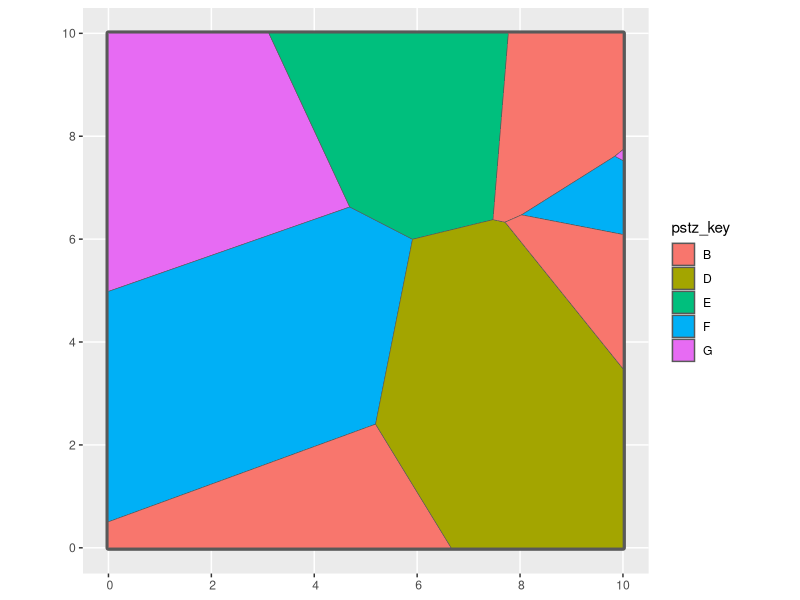
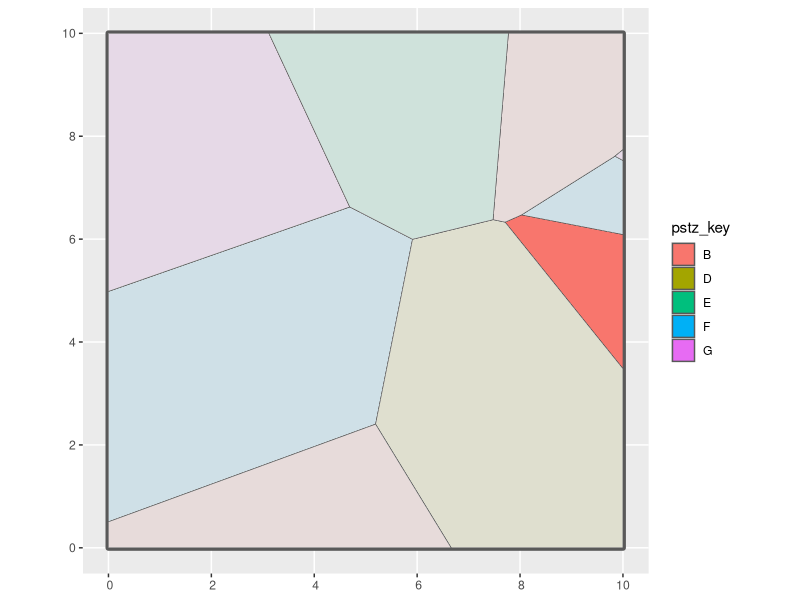
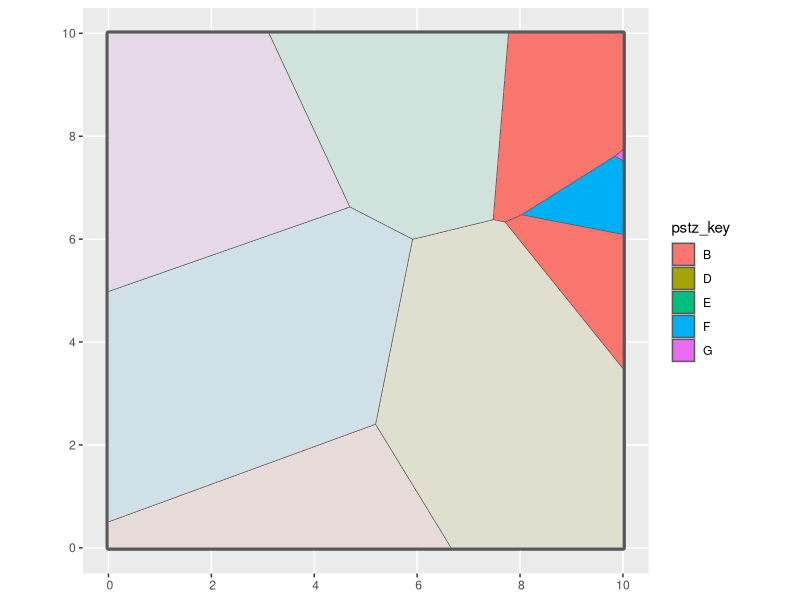

Write the R code that produced these figures, in order. (Note: this script raises an error after producing the figures.)
#' Determine the sample size for n provisional seed transfer zones in an area
#' 
#' @description Intersect a vector data file of provisional seed transfer zones (PSTZs) (`pstz`) with the range of a focal taxon (`x`) and selects `n` seed zones (sz) to sample.
#' If fewer than n seed zones exist in the range of the species, then extra samples are added to the seed zones to meet the required `n` using a user specified method. 
#' 
#' 
#' This function has built in support for the official PSTZS FROM XXX created by the USFS, will work on other data sets with minimal user transformation to the input data and column specifications.  
#' If more seed zones exist across the range of the species than n (uncommon),  select a method to determine how samples are selected. 
#' Methods include: 
#'    - 1) `Largest` sampling from the largest seed zones by area
#'    - 2) `Smallest` smallest seed zones by area 
#'    - 3) `Most` the seed zones with the most disconnected habitat (measured by the number of polygons). 
#'    - 4) `Assist-warm` the seed zones with warmest climate 
#'    - 5) `Assist-drier`  the seed zones with the largest difference in warm and cold metrics
#' 
#' Each of these methods then returns the largest polygon within the criterion. 
#' 
#' A note on 'polygons'. 
#' Simple features are able to store polygon data in two main formats, a 'MULTIPOLYGON', where all individual polygons composing a class are stored collectively, or as 'POLYGONS' where each individual polygon is a unique entry within the class. 
#' 'Polygons' are generally used when two areas of the same class are discontinuous, and an analyst wants to easily analyze them separately.
#' 'MULTIPOLYGONS' are generally created by an analyst interested in understanding properties of the entire class, e.g. a single provisional seed zone. 
#' The function will test and cast 'MULTIPOLYGONS' to polygons, but this will incur overhead while iterating across data sets, it is best for you to cast the data to POLYGONS (as shown below).
#' 
#' @param x sf/tibble/data frame. A range of species as a simple feature (sf) object. 
#' @param n Numeric. desired total number of samples across this range
#' @param pstz sf/tibble/data frame. Provisional seed transfer zone vector data file (~shapefile) from PUBLICATION, loaded as an sf object. 
#' @param decrease_method Character. One of 'Largest', 'Smallest', 'Most', 'Assist-warm', 'Assist-drier'. See description for details. Default = 'Largest'. 
#' @param increase_method Character. One of 'Largest', 'Smallest', 'Most', 'Assist-warm', 'Assist-drier'. See description for details. Default = 'Largest'. 
#' @param warmest_col Character. Name of the variable with the information regarding WARMEST ... 
#' @param precip_range Character. Name of the variable with the information regarding COLEST ... 
#' @param group_col Character. Name of the grouping variable which identifies the unique pstzs. 
#' @examples 
#' 
#' 
#' @export
sample_pstz <- function(x, n = 20, pstz, pstz_key,
                        decrease_method = c("Largest","Smallest","Most","Assist-warm","Assist-drier"),
                        increase_method = c("Largest","Smallest","Most","Assist-warm","Assist-drier"),
                        warmest_col = NULL, precip_col = NULL) {
  decrease_method <- match.arg(decrease_method)
  increase_method <- match.arg(increase_method)
  
  if (missing(x) || missing(pstz) || missing(pstz_key)) {
    stop("Must supply x (range), pstz (zones), and pstz_key (group column name).")
  }

  # If climate-based methods are requested, check that the columns are provided.
  if (decrease_method %in% c("Assist-warm","Assist-drier") || 
      increase_method %in% c("Assist-warm","Assist-drier")) {
    if (decrease_method == "Assist-warm" || increase_method == "Assist-warm") {
      if (is.null(warmest_col) || !(warmest_col %in% names(pstz))) {
        stop("For Assist-warm, you must supply a valid warmest_col present in pstz.")
      }
    }
    if (decrease_method == "Assist-drier" || increase_method == "Assist-drier") {
      if (is.null(precip_col) || !(precip_col %in% names(pstz))) {
        stop("For Assist-drier, you must supply a valid precip_col present in pstz.")
      }
    }
  }
  
  sf::st_agr(x) <- "constant"
  sf::st_agr(pstz) <- "constant"
  
  # ensure all geometries are polygons (flatten MULTIPOLYGON or GEOMETRYCOLLECTIONs)
  pstz_poly <- sf::st_intersection(pstz, x)
  if (!all(sf::st_geometry_type(pstz_poly) == "POLYGON")) {
    pstz_poly <- sf::st_collection_extract(pstz_poly, "POLYGON", warn = FALSE)
  }
  pstz_poly <- sf::st_make_valid(pstz_poly)
  sf::st_agr(pstz_poly) <- "constant"

  # subset zones to those intersecting x
  pstz_sub <- sf::st_intersection(pstz_poly, x)
  if (!all(sf::st_geometry_type(pstz_sub) == "POLYGON")) {
    pstz_sub <- sf::st_collection_extract(pstz_sub, "POLYGON", warn = FALSE)
  }
  pstz_sub <- sf::st_make_valid(pstz_sub)
  
  if (nrow(pstz_sub) == 0) {
    warning("No PSTZ polygons intersect species range.")
    return(NULL)
  }
  
  # compute area for each polygon (units: e.g. m^2 by default; convert to hectares or keep as is)
  pstz_sub <- pstz_sub %>%
    dplyr::mutate(poly_area = units::set_units(sf::st_area(geometry), "m^2"))
  
  # compute zone-level summary: total area and polygon count
  zone_summary <- pstz_sub %>%
    sf::st_drop_geometry() %>%
    dplyr::group_by(!!sym(pstz_key)) %>%
    dplyr::summarise(
      Polygon_ct = n(),
      total_area_m2 = sum(poly_area), 
      .groups = 'drop'
    ) %>%
    dplyr::ungroup()
  
  # if climate-based methods, join the climate columns from original pstz to zone_summary
  # (assumes those columns are uniform per PSTZ key, or you define a rule)
  if ("Assist-warm" %in% c(decrease_method, increase_method)) {
    cs <- pstz_poly %>%
      sf::st_drop_geometry() %>%
      dplyr::select(!!sym(pstz_key), !!sym(warmest_col)) %>%
      dplyr::distinct()
    zone_summary <- zone_summary %>%
      dplyr::left_join(cs, by = pstz_key)
  }
  if ("Assist-drier" %in% c(decrease_method, increase_method)) {
    ps <- pstz_poly %>%
      sf::st_drop_geometry() %>%
      dplyr::select(!!sym(pstz_key), !!sym(precip_col)) %>%
      dplyr::distinct()
    zone_summary <- zone_summary %>%
      dplyr::left_join(ps, by = pstz_key)
  }

  # which zones exist in the intersection
  zones <- zone_summary[[pstz_key]]
  n_zones <- length(zones)
  
  if (n_zones == 0) {
    warning("No seed zones overlapping range after intersection.")
    return(NULL)
  }
  
  # Helper to rank zones based on method
  rank_zones <- function(df, method) {
    # df must contain total_area_m2, Polygon_ct, plus optionally climate columns
    if (method == "Largest") {
      dplyr::arrange(df, desc(total_area_m2))
    } else if (method == "Smallest") {
      dplyr::arrange(df, total_area_m2)
    } else if (method == "Most") {
      dplyr::arrange(df, desc(Polygon_ct))
    } else if (method == "Assist-warm") {
      dplyr::arrange(df, desc(.data[[warmest_col]]))
    } else if (method == "Assist-drier") {
      df %>% dplyr::arrange(.data[[precip_col]])  # assume smaller precip → drier
    } else {
      stop("Unknown method: ", method)
    }
  }
  
  if (n == n_zones) {
    # one sample per zone  ; pick the largest polygon in each zone
    result <- pstz_sub %>%
      dplyr::group_by(!!sym(pstz_key)) %>%
      dplyr::slice_max(order_by = poly_area, n = 1) %>%
      dplyr::ungroup()
    return(result)
  }
  
  if (n < n_zones) {
    # need to select a subset of zones (n of them), then one polygon per selected zone
    ranked <- rank_zones(zone_summary, decrease_method)
    selected <- ranked[1:n, ][[pstz_key]]
    
    result <- pstz_sub %>%
      dplyr::filter(.data[[pstz_key]] %in% selected) %>%
      dplyr::group_by(!!sym(pstz_key)) %>%
      dplyr::slice_max(order_by = poly_area, n = 1) %>%
      dplyr::ungroup()
    
    return(result)
  }
  
  # case: n > n_zones → assign multiple samples per zone
  # strategy: assign one per zone, then assign the remainder to zones in descending polygon-size
  base <- rep(1, n_zones)
  remainder <- n - n_zones
  
  ranked <- rank_zones(zone_summary, increase_method)
  # distribute extra: give +1 to top zones until remainder used up
  extra <- rep(0, n_zones)
  extra[1:remainder] <- 1
  allocation <- tibble(
    !!pstz_key := ranked[[pstz_key]],
    n_alloc = base + extra
  )
  
  # now for each zone, sample n_alloc polygons, selecting largest first (or fewer if zone has fewer)
  out_list <- list()
  for (i in seq_len(nrow(allocation))) {
    zone_i <- allocation[[pstz_key]][i]
    how_many <- allocation$n_alloc[i]
    polys <- pstz_sub %>% filter(.data[[pstz_key]] == zone_i)
    # if fewer polygons than allocate, just take them all (or sample duplicates? probably not)
    take_n <- min(nrow(polys), how_many)
    chosen <- polys %>%
      dplyr::slice_max(order_by = poly_area, n = take_n)
    out_list[[i]] <- chosen
  }
  
  result <- do.call(rbind, out_list)
  return(result)
}



library(tidyverse)

# define a square species-range

set.seed(23)

sr_mat <- rbind(
  c(0,0), c(10,0), c(10,10), c(0,10), c(0,0)
)
sr_poly <- sf::st_polygon(list(sr_mat))
x <- sf::st_sf(id = 1, geometry = sf::st_sfc(sr_poly))

rm(sr_mat, sr_poly)

pstz = data.frame(
  x = runif(10, min = -2, max = 12),
  y = runif(10, min = -2, max = 12)
) |>
  sf::st_as_sf(coords = c('x', 'y')) |>
  sf::st_union() |>
  sf::st_voronoi() |>
  sf::st_collection_extract('POLYGON') |>
  sf::st_as_sf() |>
  dplyr::mutate(pstz_key = sample(LETTERS[1:7], size = 10, replace = T)) |>
  dplyr::rename('geometry' = x) |>
  sf::st_crop(x)

bp <- ggplot2::ggplot(x) + 
  geom_sf(fill = NA, lwd = 2) + 
  geom_sf(data = pstz, aes(fill = pstz_key))

bp

# Example call #1: request number of samples == number of zones overlapping -> one per zone
res1 <- sample_pstz(x = x, n = 10, pstz = pstz, pstz_key = "pstz_key",
                    decrease_method = "Largest", increase_method = "Largest")
print(res1) 

bp + #  should pick the n largest zones overlapping species range
  geom_sf(data = res1, alpha = 0.9)

# Example call #2: request fewer samples than zones -> subset zones by method
res2 <- sample_pstz(x = x, n = 5, pstz = pstz, pstz_key = "pstz_key",
                    decrease_method = "Smallest", increase_method = "Largest")
print(res2)  # picks the smallest overlapping zone

bp + # picks, the two smallest zones. 
  geom_sf(data = res2, alpha = 0.9)

# Example call #3: request more samples than zones -> allocate extras
res3 <- sample_pstz(x = x, n = 15, pstz = pstz, pstz_key = "pstz_key",
                    decrease_method = "Largest", increase_method = "Largest")
print(res3)  










clim_df <- split_cols(sf::st_drop_geometry(pstz), 'Tmin_class', sep = '-') %>%
  dplyr::rename(Tmin_lower = lower, Tmin_upper = upper,
                Tmin_median = median, Tmin_range = range)

# (Optionally do the same for moisture / AHM / precip column.)

# Then bind to pstz (or join by pstz_key):
pstz2 <- pstz %>%
  dplyr::bind_cols(clim_df)

# Now pass pstz2 into sample_pstz(), with warmest_col = "Tmin_median" (or whatever you choose)
out <- sample_pstz(x = my_species_range, n = 20, pstz = pstz2,
                   pstz_key = "my_zone_id",
                   decrease_method = "Assist-warm",
                   warmest_col = "Tmin_median")




#' split and extract the temperature values from Tmin and AHM columns
#' 
#' @description Programmed for the Bower provisional seed zone products, a helper function for
#' separating and recovering the values from the columns in the data. Might be helpful on other data sets.  
#' 
#' @examples
#' df = data.frame(
#'   'Tmin_class' = c('10 - 15 Deg. F.', '15 - 20 Deg. F.', '> 55 Deg. F.' ),
#'   'AHM_class' = c('2 - 3', '6 - 12', '3 - 6')
#' )
#' split_cols(df, 'Tmin_class')
#' split_cols(df, 'AHM_class')
#' 
#' @export
## unlisting this and collapse is super gross in base. but swollen on packages. 

split_cols <- function(dat, y, sep = '-'){

  ob <- sapply(strsplit(dat[[y]], sep), \(x) gsub('\\D+','', x))

  if(inherits(ob, 'list')){ # if unequal length information use this. 

    df <- t(as.data.frame(do.call(cbind, lapply(ob, \(x) {
      c(x, rep(NA, max(sapply(ob, length)) - length(x)))
    }))))
    
  } else { df <- data.frame(t(ob))} # else transform straight to df

  df = setNames( # convert from characters to numbers for math
    data.frame(apply(df, FUN = as.numeric, MARGIN = 2)), 
    nm = c('lower', 'upper')
  )

  ## if the upper value is missing, make it the same as the lower. 
  if(any(is.na(df['upper']))){ # impute the upper value - assume same as lower.  
    idx <- which(is.na(df['upper']))
    df[idx, 'upper'] <- df[idx, 'lower']
  }

  data.frame( ## return object
    df,
    median = apply(df, MARGIN = 1, FUN = function(x){median(x, na.rm = TRUE)}), 
    range = df[,2] - df[,1]
  )
}

temps <- unlist_cols(df, 'Tmin_class')
moisure <- unlist_cols(df, 'AHM_class')



## sort by temperature, or moisture, 
order ( temps[['upper']] ) ## ascending , i.e. coolest to warmest
order ( temps[['upper']], decreasing = TRUE) ## warmest to coolest. 
 


## method for splitting points, when requested > zones. each stz gets one point + remainder
# this will result in the most even split between the number of points requested and the number of seed zones. 
requested = 20
n_zones <- 8
collections <- rep(0, n_zones)

base_amount <- requested %/% n_zones  # 1 divide, each elements get at least these. 
remainder <- requested %% n_zones      # these many accensions remain to be allocated. 
collections <- base_amount + # all get the base
  c(rep(1, remainder), rep(0, n_zones - remainder)) # the first few records get + 1, the others get no additional points


## now the initial input data is sorted. 




#' round values up or down, based on their relative size. 
#' @examples
#' v = c(0.4, 0.3, 0.2, 0.1)
#' v*15
#' proportional_round(v, 15, method = "larger_up")
#' proportional_round(v, 15, method = "larger_down")
#' 
#' @keywords internal
#' @noRd
proportional_round <- function(values, target_sum, method = c("larger_up", "larger_down")) {
  method <- match.arg(method)
  
  proportions <- values / sum(values)
  ideal <- proportions * target_sum
  
  if (method == "larger_up") {
    # Start with floor, round up largest remainders
    result <- floor(ideal)
    remainders <- ideal - result
    shortage <- target_sum - sum(result)
    
    if (shortage > 0) {
      indices_to_adjust <- order(remainders, decreasing = TRUE)[1:shortage]
      result[indices_to_adjust] <- result[indices_to_adjust] + 1
    }
    
  } else {  # "larger_down"
    # Start with ceiling, round down largest remainders
    result <- ceiling(ideal)
    remainders <- result - ideal
    excess <- sum(result) - target_sum
    
    if (excess > 0) {
      indices_to_adjust <- order(remainders, decreasing = TRUE)[1:excess]
      result[indices_to_adjust] <- result[indices_to_adjust] - 1
    }
  }
  return(result)
}








## increase method - less points requested than regions exist... 
requested = 4 
v = c(0.4, 0.3, 0.2, 0.1, 0.1)
length(v)

## option 1, select from the largest to smallest, as possible 
v [ order(v, decreasing = T)[seq_len(requested)] ]

## option 3, select from the smallest to largest, as possible
  v [ order(v) [seq_len(requested)] ]
